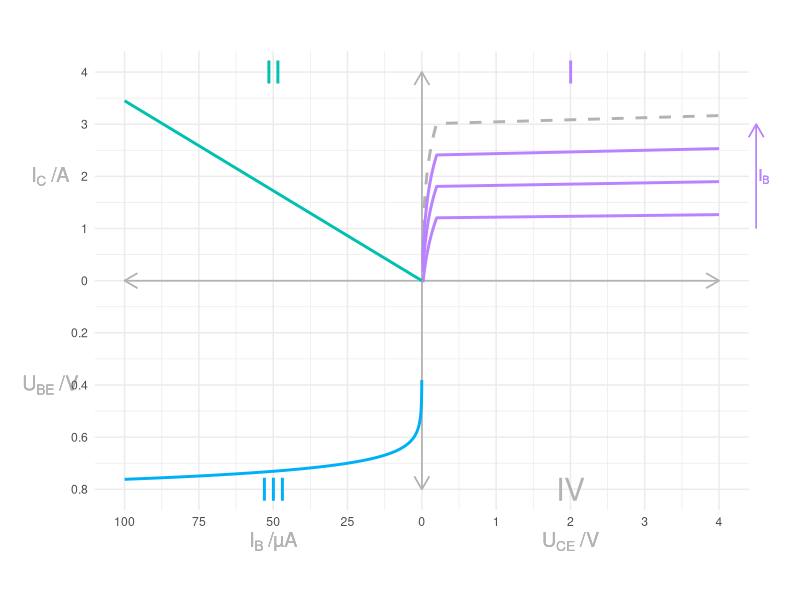

Reproduce this figure in R.
library(ggplot2)

outputName <- "2_1_4Q.pdf"

pdfWidth <- 10
pdfHeight <- pdfWidth

axisLabelSize <- 5
overshoot <- 1

Is <- 0.15 * 10^-6
UT <- 2.2 * 0.026

AN <- 0.9999
BN <- AN / (1-AN)
Ai <- 0.1
ICS<- Is
Uearly <- 75


Usat <- 0.2

IB1 <- 50 * 10^-6
IB2 <- 75 * 10^-6
IB3 <- 100 * 10^-6

IB_scale_factor <- 3.5 / (log(1/Is - 1) * UT)

diode_FB <- function(U) {
    Is * (exp( U/UT ) - 1)
}

base_voltage <- function( IB ) {

    #-10 * 10^-6 * ( exp(-UBE/UT) + 1 )

    IB <- IB

    ifelse((IB<0) & (IB > min(ylimits))  ,
        -log(-IB/Is-1) * UT * IB_scale_factor,
        NaN
    )
}

early <- function (UCE, IB) {

    UBE <- abs(base_voltage(-IB))

    #BN * IB - (1 - AN * Ai) / (1 - AN) * ICS * ( exp((UBE-UCE)/UT) - 1)

    factor <- IB * 10000

 factor*   Is * exp(UBE/UT) * ( 1 + UCE/Uearly) * 2.5 / (Is * exp(UBE/UT) * (1+3/Uearly))

}

forward_active <- function(UCE, IB) {

    xshift <- exp(log(Usat)-early(Usat, IB))

    ifelse(UCE < 4,

    ifelse(UCE > Usat,
           early(UCE, IB),

           ifelse(UCE>5000*IB*xshift, log(UCE+xshift) - log(Usat+xshift) + early(Usat, IB), NaN)
   ),

   NaN

   )

}

amplification <- function(IB) {

    B <- 0.8625

    ifelse((IB<0) & (IB > min(ylimits)), -B*IB, NaN)

}


xlimits <- c(-4, 4)
ylimits <- c(-4, 4)

ybreaks <- seq(min(ylimits), max(ylimits), by = 1)
xbreaks <- seq(min(xlimits), max(xlimits), by = 1)

ylabels <- c(0.8, 0.6, 0.4, 0.2, 0, 1, 2, 3, 4)
xlabels <- c(100, 75, 50, 25, 0, 1, 2, 3, 4)

function_size <- 1

axis_color <- "grey70"
IB_color   <- "#00B0F6"
IC_color   <- "#B983FF"
amp_color  <- "#00C0AF"


plot <- ggplot( data.frame(x=c(0, 2)), aes(x) ) +

    theme_minimal() +
    theme(plot.margin = unit(c(1.3,1.3,1.3,1.3), "cm")) +
    coord_cartesian(xlim = xlimits, ylim = ylimits,clip = "off") +

    scale_y_continuous(breaks = ybreaks, labels = ylabels) +
    scale_x_continuous(breaks = xbreaks, labels = xlabels) +

    xlab("") +
    ylab("") +

    # y axis
    geom_segment(aes(x = 0, y = min(ylimits), xend = 0, yend = max(ylimits)), color = axis_color, arrow = arrow(length = unit(0.38, "cm"))) +

    geom_segment(aes(x = 0, y = min(ylimits)+0.001, xend = 0, yend = min(ylimits)  - 0.001), color = axis_color, arrow = arrow(length = unit(0.38, "cm"))) +

    # x axis
    geom_segment(aes(x = min(xlimits), y = 0, xend = max(xlimits), yend = 0), color = axis_color, arrow = arrow(length = unit(0.38, "cm")) ) +

    geom_segment(aes(x = min(xlimits) + 0.001, y = 0, xend = min(xlimits)-0.001, yend = 0), color = axis_color, arrow = arrow(length = unit(0.38, "cm")) ) +

    # axis labels
    annotate("text", color="grey70", label = bquote("I"["B"]~"/µA"), x = min(xlimits)/2, y = min(ylimits) - overshoot, size = axisLabelSize) +

    annotate("text", color="grey70", label = bquote("U"["BE"]~"/V"), x = min(xlimits)-overshoot, y = min(ylimits)/2, size = axisLabelSize) +

    annotate("text", color="grey70", label = bquote("U"["CE"]~"/V"), x = max(xlimits)/2, y = min(ylimits) - overshoot, size = axisLabelSize) +

   annotate("text", color="grey70", label = bquote("I"["C"]~"/A"), x = min(xlimits)-overshoot, y = max(ylimits)/2, size = axisLabelSize) +

    stat_function (fun = forward_active, args = c(IB3 * 1.25), n = 10000, color = axis_color, size=function_size, linetype = "dashed") +

    stat_function (fun = base_voltage, n = 10000, color = IB_color, size=function_size) +

stat_function (fun = forward_active, args = c(IB3), n = 10000, color = IC_color, size=function_size) +

stat_function (fun = forward_active, args = c(IB2), n = 10000, color = IC_color, size=function_size) +

stat_function (fun = forward_active, args = c(IB1), n = 10000, color = IC_color, size=function_size)+

    stat_function (fun = amplification, n = 10000, color = amp_color, size=function_size) +

    geom_segment(aes(x = 4.5, y = 1, xend = 4.5, yend = 3), linetype="solid" ,arrow=arrow(length=unit(0.38, "cm")), color = IC_color) + annotate("text", x = 4.6, y = 2, label=bquote("I"["B"]), color = IC_color) +
 # quadrant annotations
    annotate("text", color = IC_color, x = 2, y = 4, label="I", size = 8)+
    annotate("text", color = amp_color, x = -2, y = 4, label="II", size = 8)+
    annotate("text", color = IB_color,  x = -2, y = -4, label="III", size = 8)+
    annotate("text", color = axis_color, x = 2, y = -4, label="IV", size = 8)


pdf(outputName, width = pdfWidth, height = pdfHeight)
plot
